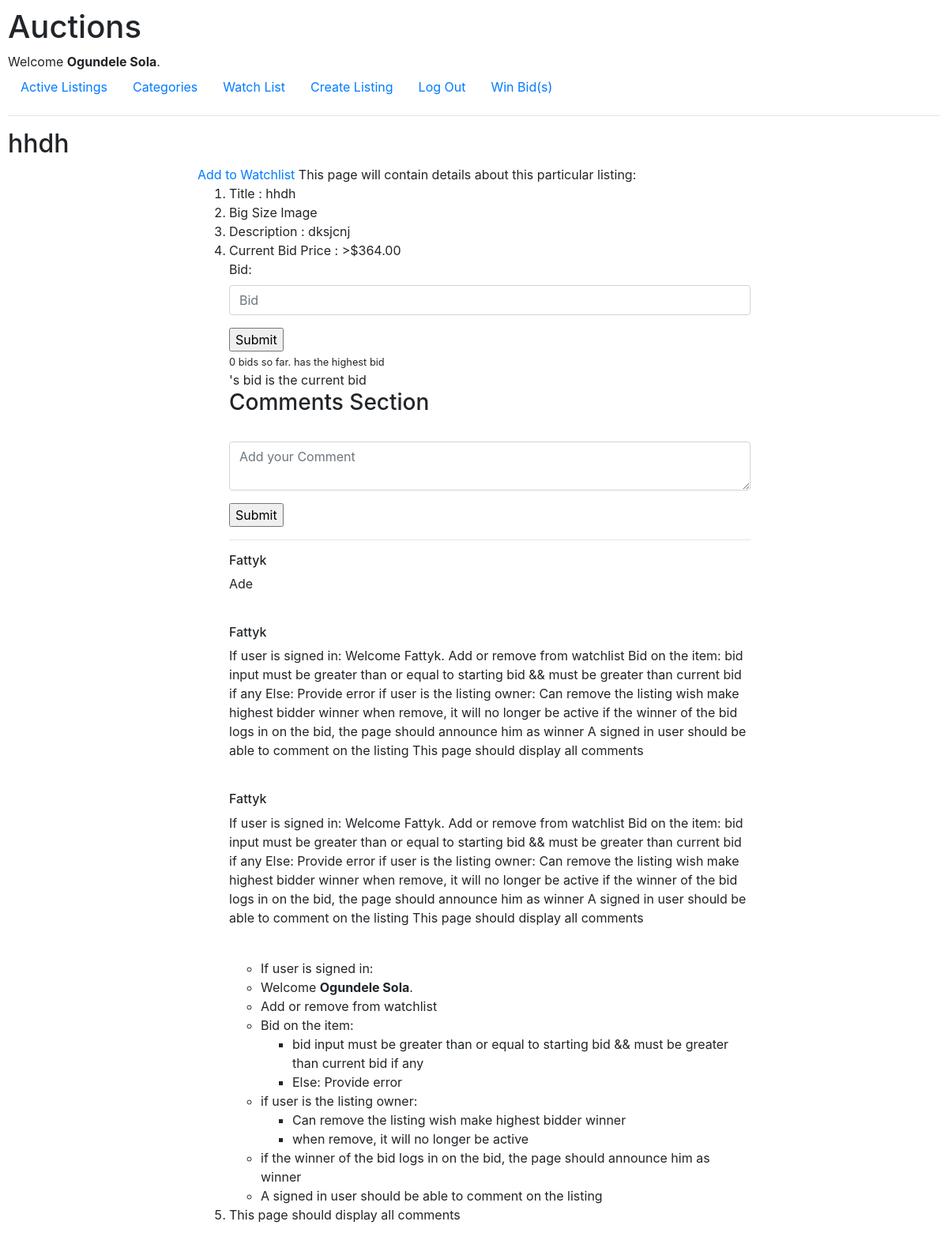
/4 (signed in), run on the app's committed database.
### auctions/models.py (models this page shows, shortened)
class User(AbstractUser):
    pass

class Listing(models.Model):
    title = models.CharField(max_length=64)
    description = models.TextField(max_length=100)
    c_price = models.IntegerField()
    image = models.ImageField(upload_to=image_directory_path)
    category = models.ForeignKey(Category, blank=True, null=True, on_delete=models.CASCADE, related_name="input_cat")
    highest_bidder = models.ForeignKey(User, blank=True, null=True, on_delete=models.CASCADE, related_name="highest_bidder")
    user = models.ForeignKey(User, blank=True, null= True, on_delete=models.CASCADE, related_name="uploader")

class Comment(models.Model):
    user = models.ForeignKey(User, on_delete=models.CASCADE, related_name="com_user")
    listing = models.ForeignKey(Listing, on_delete=models.CASCADE, related_name="com_listing")
    comment = models.CharField(max_length=200)

### auctions/views.py (the view, shortened to what this page needs)
# urls.py: path("<int:id>", views.listing, name="listing"),
def listing(request, id):
    if request.user.is_authenticated:
        user = request.user
        listing = Listing.objects.get(id=id)
        watch = Watch.objects.filter(user=user, listing=listing)
        add_remove_watchlist = "Remove from Watchlist" if (watch) else "Add to Watchlist"
        total_bid = listing.bid_listing.all()
        total_bid = len(total_bid)
        comments = Comment.objects.all()[::-1]
        return render(request, "auctions/listing.html",{
            "listing": listing,
            "add_remove_watchlist": add_remove_watchlist,
            "bidform":  BidForm(),
            "total_bid": total_bid,
            "comments": comments
        })
    return render(request, "auctions/listing.html")

### auctions/views.py
class BidForm(forms.Form):
    bid = forms.IntegerField(widget=forms.NumberInput(attrs={
        "class":"form-control",
        "placeholder": "Bid"
    }))

### auctions/templates/auctions/listing.html (shortened to what this page needs)
{% extends "auctions/layout.html" %}
{% load static %}
{% block body %}
    <h2>{{listing.title}}</h2>
        <section class="main">
            {% if user.is_authenticated %}
            <a href="{% url 'add_remove_watch' listing.id %}">{{add_remove_watchlist}}</a>
            {% endif %}
             This page will contain details about this particular listing:
             <ol>
                 <li>Title : {{listing.title}}</li>
                 <li>Big Size Image</li>
                 <li>Description : {{listing.description}}</li>
                 <li>Current Bid Price : >${{listing.c_price}}.00</li>
                    {% if user.is_authenticated %}
                    <form action="{% url 'listing' listing.id %}" method="POST">
                        <div class="form-group">
                            {{ bidform }}
                        </div>
                        <input type="submit"  class="btn-btn-primary">
                    </form>
                    {% if listing.highest_bidder.id == user.id %}
                    <small>{{total_bid}} bids so far. <span>You currently have the highest bid</span></small><br>
                        Your bid is the current bid
                    {% else %}
                    <small>{{total_bid}} bids so far. <span>{{listing.highest_bidder.username}} has the highest bid</span></small><br>
                        {{listing.highest_bidder.username}}'s bid is the current bid
                    {% endif %}
                    <br>
                    <h3>Comments Section</h3>
                    <br>
                    <form action="{% url 'comment' listing.id %}" method="POST">
                        <div class="form-group">
                            <textarea name="comment" class="form-control" placeholder="Add your Comment" maxlength="200"></textarea>
                        </div>
                        <input type="submit" class="btn-btn-primary">
                    </form>
                    <hr>
                    {% for comment in comments %}
                        <h6>{{ comment.user.username }}</h5>
                        <p>{{ comment.comment }}</p>
                        <br>
                    {% endfor %}
                    <ul>
                        <li>If user is signed in:
                        <li>Welcome <strong>{{ user.username }}</strong>.</li>
                        <li>Add or remove from watchlist</li>
                        <li>Bid on the item:
                            <ul>
                                <li>bid input must be greater than or equal to starting bid && must be greater than current bid if any</li>
                                <li>Else: Provide error</li>
                            </ul>
                        </li>
                        <li>if user is the listing owner:
                            <ul>
                                <li>Can remove the listing wish make highest bidder winner</li>
                                <li>when remove, it will no longer be active</li>
                            </ul>
                        </li>
                        <li>if the winner of the bid logs in on the bid, the page should announce him as winner</li>
                        <li>A signed in user should be able to comment on the listing</li>
                    </ul>
                    {% else %}
                        <li>Login for more actions</li>
                    {% endif %}
                 <li>This page should display all comments</li>
             </ol>
        </section>
{% endblock %}

### auctions/templates/auctions/layout.html (shortened to what this page needs)
{% load static %}
<!DOCTYPE html>
<html lang="en">
    <head>
        <link rel="stylesheet" href="https://stackpath.bootstrapcdn.com/bootstrap/4.4.1/css/bootstrap.min.css">
        <link href="{% static 'auctions/styles.css' %}" rel="stylesheet">
    </head>
    <body>
        <h1>Auctions</h1>
        <div>
            {% if user.is_authenticated %}
                Welcome <strong>{{ user.username }}</strong>.
            {% else %}
                Not signed in.
            {% endif %}
        </div>
        <ul class="nav">
            <li class="nav-item">
                <a class="nav-link" href="{% url 'index' %}">Active Listings</a>
            </li>
            <li class="nav-item">
                <a class="nav-link" href="{% url 'categories' %}">Categories</a>
            </li>
            {% if user.is_authenticated %}
                <li class="nav-item">
                    <a class="nav-link" href="{% url 'watch' %}">Watch List</a>
                </li>
                <li class="nav-item">
                    <a class="nav-link" href="{% url 'createList' %}">Create Listing</a>
                </li>
                <li class="nav-item">
                    <a class="nav-link" href="{% url 'logout' %}">Log Out</a>
                </li>
                <li class="nav-item">
                    <a class="nav-link" href="{% url 'won' %}">Win Bid(s)</a>
                </li>
            {% endif %}
        </ul>
        <hr>
        {% block body %}
        {% endblock %}
    </body>
</html>

### auctions/static/auctions/styles.css (style rules this page uses)
body { padding: 10px; }

### auctions/templates/auctions/listing.html (style rules this page uses)
.main { width: 700px; margin: 0px auto; }

### data on the page
User: username "Ogundele Sola"
Listing: title "hhdh", description "dksjcnj", c_price "364"
Comment: user.username "Fattyk", comment "Ade"
Comment: user.username "Fattyk", comment "If user is signed in: Welcome Fattyk. Add or remove from watchlist Bid on the item: bid input must be greater than or equal to starting bid && must be greater than current bid if any Else: Provide error if user is the listing owner: Can remove the listing wish make highest bidder winner when remove, it will no longer be active if the winner of the bid logs in on the bid, the page should announce him as winner A signed in user should be able to comment on the listing This page should display all comments"
Comment: user.username "Fattyk", comment "If user is signed in: Welcome Fattyk. Add or remove from watchlist Bid on the item: bid input must be greater than or equal to starting bid && must be greater than current bid if any Else: Provide error if user is the listing owner: Can remove the listing wish make highest bidder winner when remove, it will no longer be active if the winner of the bid logs in on the bid, the page should announce him as winner A signed in user should be able to comment on the listing This page should display all comments"

### other printed values
{{ add_remove_watchlist }} "Add to Watchlist"
{{ total_bid }} "0"
